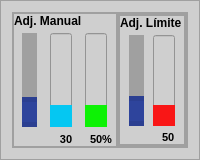
                <widget class="QFrame" name="frame_23">
                 <property name="styleSheet">
                  <string notr="true">background-color: rgb(207, 207, 207);</string>
                 </property>
                 <property name="frameShape">
                  <enum>QFrame::StyledPanel</enum>
                 </property>
                 <property name="frameShadow">
                  <enum>QFrame::Raised</enum>
                 </property>
                 <layout class="QHBoxLayout" name="horizontalLayout_37">
                  <item>
                   <widget class="QFrame" name="frame_12">
                    <property name="frameShape">
                     <enum>QFrame::StyledPanel</enum>
                    </property>
                    <property name="frameShadow">
                     <enum>QFrame::Raised</enum>
                    </property>
                    <layout class="QHBoxLayout" name="horizontalLayout_33" stretch="6,4">
                     <property name="spacing">
                      <number>0</number>
                     </property>
                     <property name="leftMargin">
                      <number>0</number>
                     </property>
                     <property name="topMargin">
                      <number>0</number>
                     </property>
                     <property name="rightMargin">
                      <number>0</number>
                     </property>
                     <property name="bottomMargin">
                      <number>0</number>
                     </property>
                     <item>
                      <widget class="QFrame" name="frame_25">
                       <property name="frameShape">
                        <enum>QFrame::StyledPanel</enum>
                       </property>
                       <property name="frameShadow">
                        <enum>QFrame::Raised</enum>
                       </property>
                       <layout class="QVBoxLayout" name="verticalLayout_21">
                        <property name="spacing">
                         <number>5</number>
                        </property>
                        <property name="leftMargin">
                         <number>0</number>
                        </property>
                        <property name="topMargin">
                         <number>0</number>
                        </property>
                        <property name="rightMargin">
                         <number>0</number>
                        </property>
                        <property name="bottomMargin">
                         <number>0</number>
                        </property>
                        <item>
                         <widget class="QLabel" name="label_26">
                          <property name="font">
                           <font>
                            <pointsize>9</pointsize>
                            <weight>75</weight>
                            <bold>true</bold>
                           </font>
                          </property>
                          <property name="text">
                           <string>Adj. Manual</string>
                          </property>
                         </widget>
                        </item>
                        <item>
                         <layout class="QHBoxLayout" name="horizontalLayout_34" stretch="1,4,4">
                          <item>
                           <widget class="QSlider" name="verticalSlider_3">
                            <property name="styleSheet">
                             <string notr="true">QSlider::groove:vertical {
    background: rgb(160, 160, 160);  /* Color de la barra */
    width: 25px;  /* Ancho de la barra */
    border-radius: 2px;
}

QSlider::handle:vertical {
    background: rgb(46, 68, 156 );  /* Color oscuro del indicador */
    border: 5px solid rgb(43, 63, 145 );  /* Borde más definido */
    width: 20px;  /* Ancho del indicador */
    height: 20px;  /* Altura del indicador */
    border-radius: 20px;
}

QSlider::handle:vertical:hover {
    background:rgb(43, 63, 145);  /* Color al pasar el cursor */
}</string>
                            </property>
                            <property name="orientation">
                             <enum>Qt::Vertical</enum>
                            </property>
                           </widget>
                          </item>
                          <item>
                           <widget class="QProgressBar" name="barra_manual_2">
                            <property name="styleSheet">
                             <string notr="true">QProgressBar::chunk {
    background-color: #05C7F2; /* Cambia el color del nivel de agua */	
}</string>
                            </property>
                            <property name="value">
                             <number>24</number>
                            </property>
                            <property name="textVisible">
                             <bool>false</bool>
                            </property>
                            <property name="orientation">
                             <enum>Qt::Vertical</enum>
                            </property>
                           </widget>
                          </item>
                          <item>
                           <widget class="QProgressBar" name="barra_porcentaje_2">
                            <property name="styleSheet">
                             <string notr="true">QProgressBar::chunk {
    background-color: #0DF205; /* Cambia el color del nivel de agua */	
}

</string>
                            </property>
                            <property name="value">
                             <number>24</number>
                            </property>
                            <property name="textVisible">
                             <bool>false</bool>
                            </property>
                            <property name="orientation">
                             <enum>Qt::Vertical</enum>
                            </property>
                           </widget>
                          </item>
                         </layout>
                        </item>
                        <item>
                         <layout class="QHBoxLayout" name="horizontalLayout_35" stretch="13,17,12">
                          <item>
                           <widget class="QLabel" name="label_27">
                            <property name="text">
                             <string/>
                            </property>
                            <property name="alignment">
                             <set>Qt::AlignRight|Qt::AlignTrailing|Qt::AlignVCenter</set>
                            </property>
                           </widget>
                          </item>
                          <item>
                           <widget class="QLabel" name="value_manual_2">
                            <property name="font">
                             <font>
                              <pointsize>8</pointsize>
                              <weight>75</weight>
                              <bold>true</bold>
                             </font>
                            </property>
                            <property name="text">
                             <string>30</string>
                            </property>
                            <property name="alignment">
                             <set>Qt::AlignCenter</set>
                            </property>
                           </widget>
                          </item>
                          <item>
                           <widget class="QLabel" name="value_porcentaje_2">
                            <property name="font">
                             <font>
                              <pointsize>8</pointsize>
                              <weight>75</weight>
                              <bold>true</bold>
                             </font>
                            </property>
                            <property name="text">
                             <string>50%</string>
                            </property>
                            <property name="alignment">
                             <set>Qt::AlignLeading|Qt::AlignLeft|Qt::AlignVCenter</set>
                            </property>
                           </widget>
                          </item>
                         </layout>
                        </item>
                       </layout>
                      </widget>
                     </item>
                     <item>
                      <widget class="QFrame" name="frame_26">
                       <property name="frameShape">
                        <enum>QFrame::StyledPanel</enum>
                       </property>
                       <property name="frameShadow">
                        <enum>QFrame::Raised</enum>
                       </property>
                       <layout class="QVBoxLayout" name="verticalLayout_38">
                        <property name="spacing">
                         <number>0</number>
                        </property>
                        <property name="leftMargin">
                         <number>0</number>
                        </property>
                        <property name="topMargin">
                         <number>0</number>
                        </property>
                        <property name="rightMargin">
                         <number>0</number>
                        </property>
                        <property name="bottomMargin">
                         <number>0</number>
                        </property>
                        <item>
                         <widget class="QFrame" name="frame_30">
                          <property name="frameShape">
                           <enum>QFrame::StyledPanel</enum>
                          </property>
                          <property name="frameShadow">
                           <enum>QFrame::Raised</enum>
                          </property>
                          <layout class="QVBoxLayout" name="verticalLayout_36">
                           <property name="spacing">
                            <number>5</number>
                           </property>
                           <property name="leftMargin">
                            <number>0</number>
                           </property>
                           <property name="topMargin">
                            <number>0</number>
                           </property>
                           <property name="rightMargin">
                            <number>0</number>
                           </property>
                           <property name="bottomMargin">
                            <number>0</number>
                           </property>
                           <item>
                            <widget class="QFrame" name="frame_37">
                             <property name="frameShape">
                              <enum>QFrame::StyledPanel</enum>
                             </property>
                             <property name="frameShadow">
                              <enum>QFrame::Raised</enum>
                             </property>
                             <layout class="QVBoxLayout" name="verticalLayout_35">
                              <property name="spacing">
                               <number>3</number>
                              </property>
                              <property name="leftMargin">
                               <number>0</number>
                              </property>
                              <property name="topMargin">
                               <number>0</number>
                              </property>
                              <property name="rightMargin">
                               <number>0</number>
                              </property>
                              <property name="bottomMargin">
                               <number>0</number>
                              </property>
                              <item>
                               <widget class="QLabel" name="label_34">
                                <property name="font">
                                 <font>
                                  <pointsize>9</pointsize>
                                  <weight>75</weight>
                                  <bold>true</bold>
                                 </font>
                                </property>
                                <property name="text">
                                 <string>Adj. Límite</string>
                                </property>
                               </widget>
                              </item>
                              <item>
                               <layout class="QHBoxLayout" name="horizontalLayout_36">
                                <property name="spacing">
                                 <number>2</number>
                                </property>
                                <property name="leftMargin">
                                 <number>2</number>
                                </property>
                                <property name="topMargin">
                                 <number>2</number>
                                </property>
                                <property name="rightMargin">
                                 <number>2</number>
                                </property>
                                <property name="bottomMargin">
                                 <number>2</number>
                                </property>
                                <item>
                                 <widget class="QSlider" name="verticalSlider_4">
                                  <property name="styleSheet">
                                   <string notr="true">QSlider::groove:vertical {
    background: rgb(160, 160, 160);  /* Color de la barra */
    width: 25px;  /* Ancho de la barra */
    border-radius: 2px;
}

QSlider::handle:vertical {
    background: rgb(46, 68, 156 );  /* Color oscuro del indicador */
    border: 5px solid rgb(43, 63, 145 );  /* Borde más definido */
    width: 20px;  /* Ancho del indicador */
    height: 20px;  /* Altura del indicador */
    border-radius: 20px;
}

QSlider::handle:vertical:hover {
    background:rgb(43, 63, 145);  /* Color al pasar el cursor */
}</string>
                                  </property>
                                  <property name="orientation">
                                   <enum>Qt::Vertical</enum>
                                  </property>
                                 </widget>
                                </item>
                                <item>
                                 <widget class="QProgressBar" name="barra_limite_2">
                                  <property name="styleSheet">
                                   <string notr="true">QProgressBar::chunk {
    background-color: rgb(249, 22, 22); /* Cambia el color del nivel de agua */	
}
</string>
                                  </property>
                                  <property name="value">
                                   <number>24</number>
                                  </property>
                                  <property name="textVisible">
                                   <bool>false</bool>
                                  </property>
                                  <property name="orientation">
                                   <enum>Qt::Vertical</enum>
                                  </property>
                                 </widget>
                                </item>
                               </layout>
                              </item>
                              <item>
                               <layout class="QHBoxLayout" name="horizontalLayout_39" stretch="7,4">
                                <item>
                                 <widget class="QLabel" name="label_38">
                                  <property name="font">
                                   <font>
                                    <pointsize>8</pointsize>
                                   </font>
                                  </property>
                                  <property name="text">
                                   <string/>
                                  </property>
                                 </widget>
                                </item>
                                <item>
                                 <widget class="QLabel" name="label_35">
                                  <property name="font">
                                   <font>
                                    <pointsize>8</pointsize>
                                    <weight>75</weight>
                                    <bold>true</bold>
                                   </font>
                                  </property>
                                  <property name="text">
                                   <string>50</string>
                                  </property>
                                  <property name="alignment">
                                   <set>Qt::AlignLeading|Qt::AlignLeft|Qt::AlignVCenter</set>
                                  </property>
                                 </widget>
                                </item>
                               </layout>
                              </item>
                             </layout>
                            </widget>
                           </item>
                          </layout>
                         </widget>
                        </item>
                       </layout>
                      </widget>
                     </item>
                    </layout>
                   </widget>
                  </item>
                 </layout>
                </widget>
